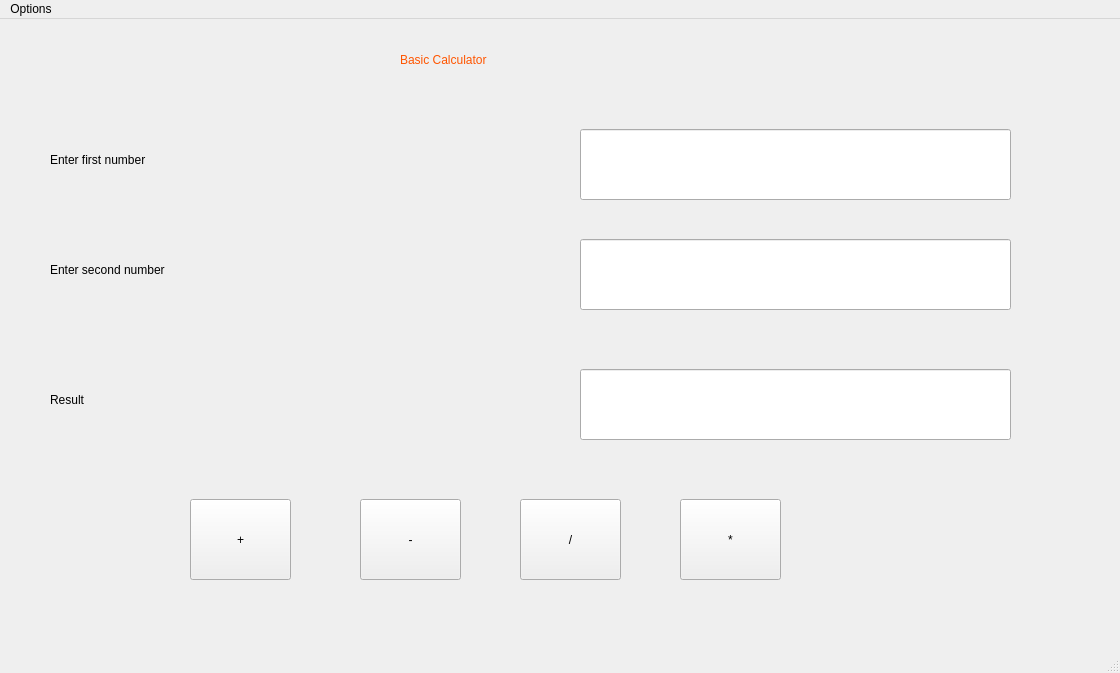
<?xml version="1.0" encoding="UTF-8"?>
<ui version="4.0">
 <class>MainWindow</class>
 <widget class="QMainWindow" name="MainWindow">
  <property name="geometry">
   <rect>
    <x>0</x>
    <y>0</y>
    <width>1120</width>
    <height>673</height>
   </rect>
  </property>
  <property name="windowTitle">
   <string>MainWindow</string>
  </property>
  <widget class="QWidget" name="centralwidget">
   <widget class="QLabel" name="label">
    <property name="geometry">
     <rect>
      <x>400</x>
      <y>10</y>
      <width>381</width>
      <height>61</height>
     </rect>
    </property>
    <property name="styleSheet">
     <string notr="true">font: 24pt &quot;MS Shell Dlg 2&quot;;
color: rgb(255, 85, 0);</string>
    </property>
    <property name="text">
     <string>Basic Calculator</string>
    </property>
   </widget>
   <widget class="QLabel" name="label_2">
    <property name="geometry">
     <rect>
      <x>50</x>
      <y>110</y>
      <width>361</width>
      <height>61</height>
     </rect>
    </property>
    <property name="styleSheet">
     <string notr="true">font: 20pt &quot;MS Shell Dlg 2&quot;;</string>
    </property>
    <property name="text">
     <string>Enter first number</string>
    </property>
   </widget>
   <widget class="QLabel" name="label_3">
    <property name="geometry">
     <rect>
      <x>50</x>
      <y>220</y>
      <width>401</width>
      <height>61</height>
     </rect>
    </property>
    <property name="styleSheet">
     <string notr="true">font: 20pt &quot;MS Shell Dlg 2&quot;;</string>
    </property>
    <property name="text">
     <string>Enter second number</string>
    </property>
   </widget>
   <widget class="QLineEdit" name="lineEdit">
    <property name="geometry">
     <rect>
      <x>580</x>
      <y>110</y>
      <width>431</width>
      <height>71</height>
     </rect>
    </property>
    <property name="styleSheet">
     <string notr="true">font: 18pt &quot;MS Shell Dlg 2&quot;;</string>
    </property>
   </widget>
   <widget class="QLineEdit" name="lineEdit_2">
    <property name="geometry">
     <rect>
      <x>580</x>
      <y>220</y>
      <width>431</width>
      <height>71</height>
     </rect>
    </property>
    <property name="styleSheet">
     <string notr="true">font: 18pt &quot;MS Shell Dlg 2&quot;;</string>
    </property>
   </widget>
   <widget class="QLabel" name="label_4">
    <property name="geometry">
     <rect>
      <x>50</x>
      <y>350</y>
      <width>401</width>
      <height>61</height>
     </rect>
    </property>
    <property name="styleSheet">
     <string notr="true">font: 20pt &quot;MS Shell Dlg 2&quot;;</string>
    </property>
    <property name="text">
     <string>Result</string>
    </property>
   </widget>
   <widget class="QLineEdit" name="lineEdit_3">
    <property name="geometry">
     <rect>
      <x>580</x>
      <y>350</y>
      <width>431</width>
      <height>71</height>
     </rect>
    </property>
    <property name="styleSheet">
     <string notr="true">font: 18pt &quot;MS Shell Dlg 2&quot;;</string>
    </property>
    <property name="text">
     <string/>
    </property>
   </widget>
   <widget class="QPushButton" name="pushButton">
    <property name="geometry">
     <rect>
      <x>190</x>
      <y>480</y>
      <width>101</width>
      <height>81</height>
     </rect>
    </property>
    <property name="styleSheet">
     <string notr="true">font: 22pt &quot;MS Shell Dlg 2&quot;;</string>
    </property>
    <property name="text">
     <string>+</string>
    </property>
   </widget>
   <widget class="QPushButton" name="pushButton_2">
    <property name="geometry">
     <rect>
      <x>360</x>
      <y>480</y>
      <width>101</width>
      <height>81</height>
     </rect>
    </property>
    <property name="styleSheet">
     <string notr="true">font: 22pt &quot;MS Shell Dlg 2&quot;;</string>
    </property>
    <property name="text">
     <string>-</string>
    </property>
   </widget>
   <widget class="QPushButton" name="pushButton_3">
    <property name="geometry">
     <rect>
      <x>520</x>
      <y>480</y>
      <width>101</width>
      <height>81</height>
     </rect>
    </property>
    <property name="styleSheet">
     <string notr="true">font: 22pt &quot;MS Shell Dlg 2&quot;;</string>
    </property>
    <property name="text">
     <string>/</string>
    </property>
   </widget>
   <widget class="QPushButton" name="pushButton_4">
    <property name="geometry">
     <rect>
      <x>680</x>
      <y>480</y>
      <width>101</width>
      <height>81</height>
     </rect>
    </property>
    <property name="styleSheet">
     <string notr="true">font: 22pt &quot;MS Shell Dlg 2&quot;;</string>
    </property>
    <property name="text">
     <string>*</string>
    </property>
   </widget>
  </widget>
  <widget class="QMenuBar" name="menubar">
   <property name="geometry">
    <rect>
     <x>0</x>
     <y>0</y>
     <width>1120</width>
     <height>31</height>
    </rect>
   </property>
   <widget class="QMenu" name="menuOptions">
    <property name="title">
     <string>Options</string>
    </property>
    <addaction name="actionBasic_Calc"/>
    <addaction name="actionAdvance_Calc"/>
    <addaction name="actionScientific_Calc"/>
   </widget>
   <addaction name="menuOptions"/>
  </widget>
  <widget class="QStatusBar" name="statusbar"/>
  <action name="actionBasic_Calc">
   <property name="text">
    <string>Basic Calc</string>
   </property>
  </action>
  <action name="actionAdvance_Calc">
   <property name="text">
    <string>Advance Calc</string>
   </property>
  </action>
  <action name="actionScientific_Calc">
   <property name="text">
    <string>Scientific Calc</string>
   </property>
  </action>
 </widget>
 <resources/>
 <connections/>
</ui>
